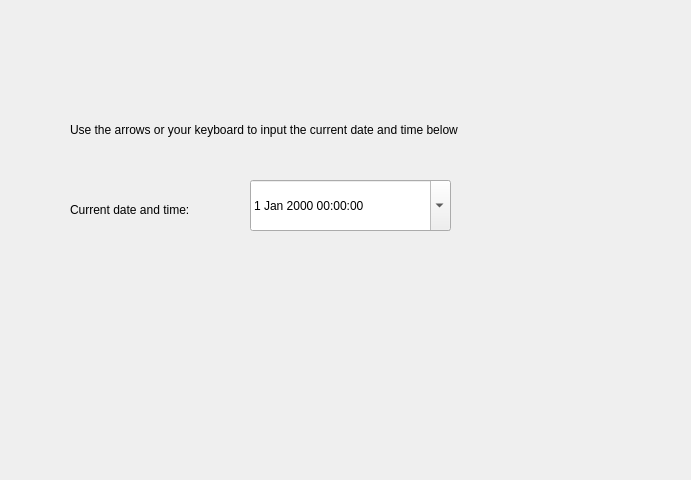
<?xml version="1.0" encoding="UTF-8"?>
<ui version="4.0">
 <class>datetimewindow</class>
 <widget class="QFrame" name="datetimewindow">
  <property name="geometry">
   <rect>
    <x>0</x>
    <y>0</y>
    <width>691</width>
    <height>480</height>
   </rect>
  </property>
  <property name="windowTitle">
   <string>Frame</string>
  </property>
  <widget class="QLabel" name="label">
   <property name="geometry">
    <rect>
     <x>70</x>
     <y>200</y>
     <width>161</width>
     <height>20</height>
    </rect>
   </property>
   <property name="text">
    <string>Current date and time:</string>
   </property>
  </widget>
  <widget class="QDateTimeEdit" name="dateTimeEdit">
   <property name="geometry">
    <rect>
     <x>250</x>
     <y>180</y>
     <width>201</width>
     <height>51</height>
    </rect>
   </property>
   <property name="correctionMode">
    <enum>QAbstractSpinBox::CorrectToNearestValue</enum>
   </property>
   <property name="calendarPopup">
    <bool>true</bool>
   </property>
  </widget>
  <widget class="QLabel" name="label_2">
   <property name="geometry">
    <rect>
     <x>70</x>
     <y>120</y>
     <width>411</width>
     <height>20</height>
    </rect>
   </property>
   <property name="text">
    <string>Use the arrows or your keyboard to input the current date and time below</string>
   </property>
  </widget>
 </widget>
 <resources/>
 <connections/>
</ui>
